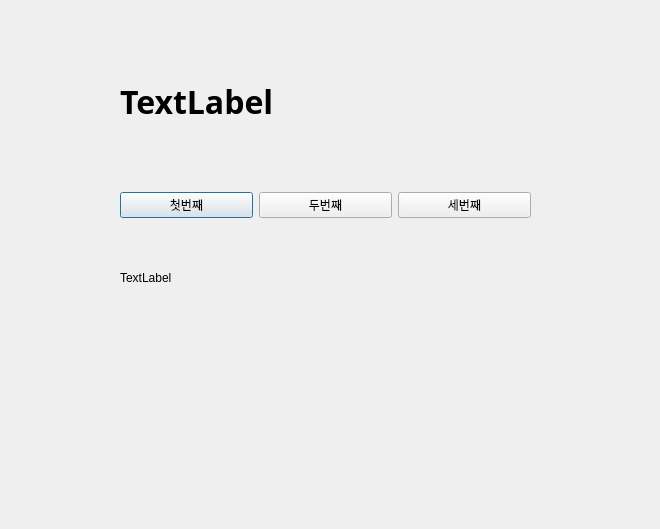
<?xml version="1.0" encoding="UTF-8"?>
<ui version="4.0">
 <class>Dialog</class>
 <widget class="QDialog" name="Dialog">
  <property name="geometry">
   <rect>
    <x>0</x>
    <y>0</y>
    <width>660</width>
    <height>529</height>
   </rect>
  </property>
  <property name="windowTitle">
   <string>Dialog</string>
  </property>
  <widget class="QLabel" name="label">
   <property name="geometry">
    <rect>
     <x>120</x>
     <y>71</y>
     <width>421</width>
     <height>61</height>
    </rect>
   </property>
   <property name="font">
    <font>
     <family>맑은 고딕</family>
     <pointsize>24</pointsize>
     <weight>75</weight>
     <bold>true</bold>
    </font>
   </property>
   <property name="text">
    <string>TextLabel</string>
   </property>
  </widget>
  <widget class="QWidget" name="horizontalLayoutWidget">
   <property name="geometry">
    <rect>
     <x>120</x>
     <y>150</y>
     <width>411</width>
     <height>111</height>
    </rect>
   </property>
   <layout class="QHBoxLayout" name="horizontalLayout">
    <item>
     <widget class="QPushButton" name="pushButton_3">
      <property name="text">
       <string>첫번째</string>
      </property>
     </widget>
    </item>
    <item>
     <widget class="QPushButton" name="pushButton_2">
      <property name="text">
       <string>두번째</string>
      </property>
     </widget>
    </item>
    <item>
     <widget class="QPushButton" name="pushButton">
      <property name="text">
       <string>세번째</string>
      </property>
     </widget>
    </item>
   </layout>
  </widget>
  <widget class="QLabel" name="label_2">
   <property name="geometry">
    <rect>
     <x>120</x>
     <y>270</y>
     <width>411</width>
     <height>16</height>
    </rect>
   </property>
   <property name="text">
    <string>TextLabel</string>
   </property>
  </widget>
 </widget>
 <resources/>
 <connections>
  <connection>
   <sender>pushButton_3</sender>
   <signal>clicked()</signal>
   <receiver>Dialog</receiver>
   <slot>firstClick()</slot>
   <hints>
    <hint type="sourcelabel">
     <x>157</x>
     <y>210</y>
    </hint>
    <hint type="destinationlabel">
     <x>169</x>
     <y>284</y>
    </hint>
   </hints>
  </connection>
  <connection>
   <sender>pushButton_2</sender>
   <signal>clicked()</signal>
   <receiver>Dialog</receiver>
   <slot>secondClick()</slot>
   <hints>
    <hint type="sourcelabel">
     <x>317</x>
     <y>207</y>
    </hint>
    <hint type="destinationlabel">
     <x>318</x>
     <y>283</y>
    </hint>
   </hints>
  </connection>
  <connection>
   <sender>pushButton</sender>
   <signal>clicked()</signal>
   <receiver>Dialog</receiver>
   <slot>thirdClick()</slot>
   <hints>
    <hint type="sourcelabel">
     <x>452</x>
     <y>207</y>
    </hint>
    <hint type="destinationlabel">
     <x>469</x>
     <y>282</y>
    </hint>
   </hints>
  </connection>
 </connections>
 <slots>
  <slot>firstClick()</slot>
  <slot>secondClick()</slot>
  <slot>thirdClick()</slot>
 </slots>
</ui>
